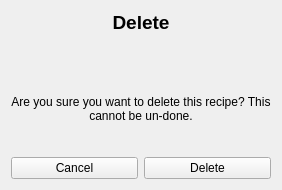
<?xml version="1.0" encoding="UTF-8"?>
<ui version="4.0">
 <class>deleteWindow</class>
 <widget class="QWidget" name="deleteWindow">
  <property name="geometry">
   <rect>
    <x>0</x>
    <y>0</y>
    <width>236</width>
    <height>190</height>
   </rect>
  </property>
  <property name="sizePolicy">
   <sizepolicy hsizetype="Preferred" vsizetype="Preferred">
    <horstretch>0</horstretch>
    <verstretch>0</verstretch>
   </sizepolicy>
  </property>
  <property name="windowTitle">
   <string>Delete Recipe</string>
  </property>
  <layout class="QVBoxLayout" name="verticalLayout">
   <item>
    <widget class="QLabel" name="label_title">
     <property name="font">
      <font>
       <pointsize>14</pointsize>
       <bold>true</bold>
      </font>
     </property>
     <property name="text">
      <string>Delete</string>
     </property>
     <property name="alignment">
      <set>Qt::AlignCenter</set>
     </property>
    </widget>
   </item>
   <item>
    <widget class="QLabel" name="recipe">
     <property name="font">
      <font>
       <pointsize>14</pointsize>
       <bold>true</bold>
      </font>
     </property>
     <property name="text">
      <string>&lt;Recipe&gt;</string>
     </property>
     <property name="alignment">
      <set>Qt::AlignCenter</set>
     </property>
    </widget>
   </item>
   <item>
    <spacer name="verticalSpacer">
     <property name="orientation">
      <enum>Qt::Vertical</enum>
     </property>
     <property name="sizeHint" stdset="0">
      <size>
       <width>20</width>
       <height>40</height>
      </size>
     </property>
    </spacer>
   </item>
   <item>
    <widget class="QLabel" name="label_warning">
     <property name="sizePolicy">
      <sizepolicy hsizetype="MinimumExpanding" vsizetype="MinimumExpanding">
       <horstretch>0</horstretch>
       <verstretch>0</verstretch>
      </sizepolicy>
     </property>
     <property name="text">
      <string>Are you sure you want to delete this recipe? This cannot be un-done.</string>
     </property>
     <property name="alignment">
      <set>Qt::AlignCenter</set>
     </property>
     <property name="wordWrap">
      <bool>true</bool>
     </property>
    </widget>
   </item>
   <item>
    <spacer name="verticalSpacer_2">
     <property name="orientation">
      <enum>Qt::Vertical</enum>
     </property>
     <property name="sizeHint" stdset="0">
      <size>
       <width>20</width>
       <height>40</height>
      </size>
     </property>
    </spacer>
   </item>
   <item>
    <widget class="QWidget" name="widget" native="true">
     <layout class="QHBoxLayout" name="horizontalLayout">
      <property name="leftMargin">
       <number>0</number>
      </property>
      <property name="topMargin">
       <number>0</number>
      </property>
      <property name="rightMargin">
       <number>0</number>
      </property>
      <property name="bottomMargin">
       <number>0</number>
      </property>
      <item>
       <widget class="QPushButton" name="cancelBtn">
        <property name="styleSheet">
         <string notr="true"/>
        </property>
        <property name="text">
         <string>Cancel</string>
        </property>
       </widget>
      </item>
      <item>
       <widget class="QPushButton" name="deleteBtn">
        <property name="text">
         <string>Delete</string>
        </property>
       </widget>
      </item>
     </layout>
    </widget>
   </item>
  </layout>
 </widget>
 <resources/>
 <connections/>
</ui>
